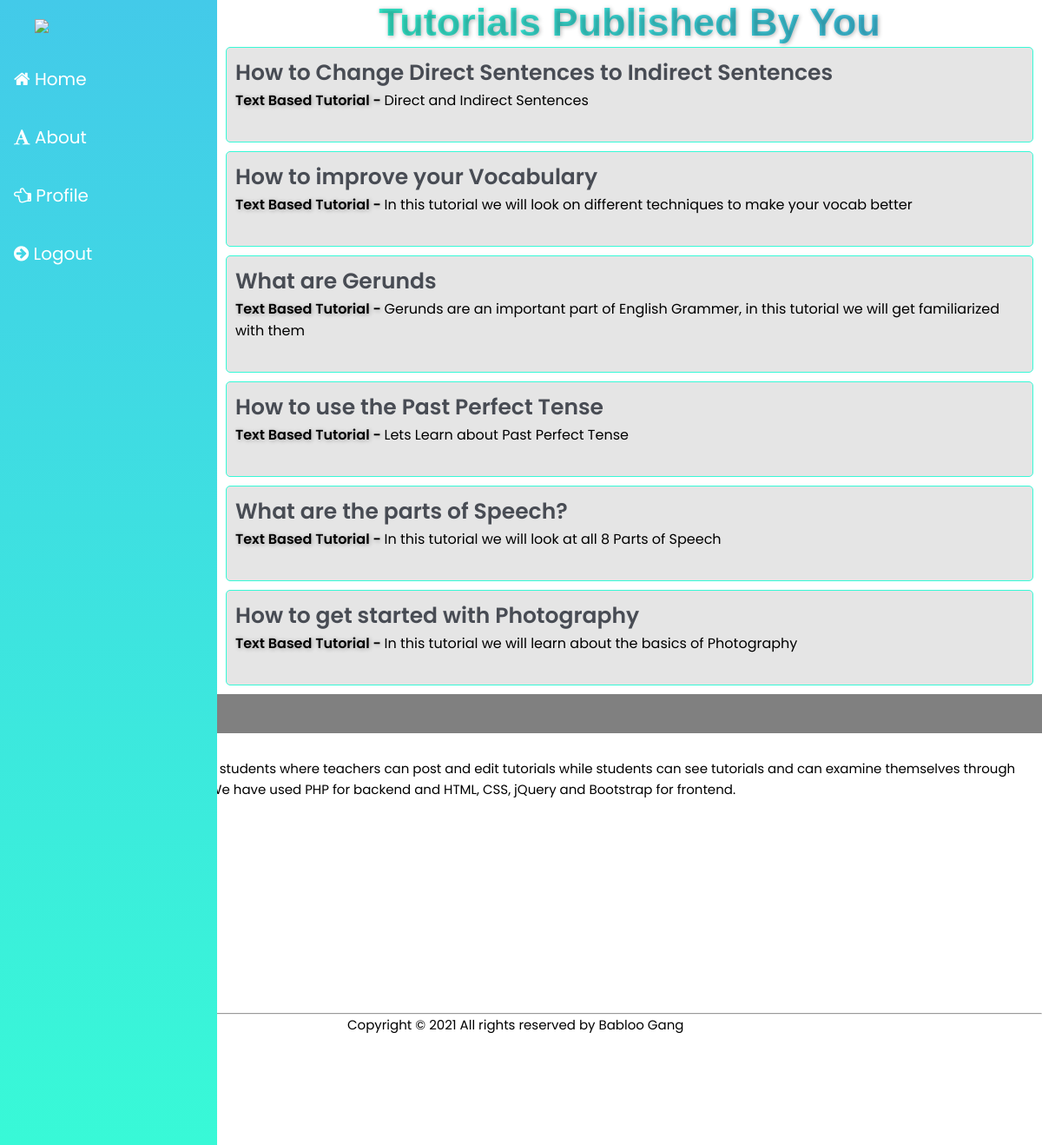
The page /Views/publishedTutorials.php (signed in) on the database its author committed.
### tables this page shows
CREATE TABLE `tutorial` ( `id` INT NOT NULL AUTO_INCREMENT , `category_id` INT NOT NULL , `instructor` VARCHAR(100) NOT NULL , `title` VARCHAR(100) NOT NULL , `description` VARCHAR(1000) NOT NULL , `video` VARCHAR(100) NULL , PRIMARY KEY (`id`));

### Models/TutorialModel.php (called while the page is built, shortened)
<?php
	require_once "DBconfig.php";
	function getTutorialsByTeacherEmail($email){
		global $database_connection;
		$sql_query         = "SELECT * FROM tutorial WHERE instructor='$email' ORDER BY id DESC";
		$sql_query_execute = mysqli_query($database_connection, $sql_query);
		return $sql_query_execute;
	}
?>

### Views/publishedTutorials.php (the view, shortened to what this page needs)
<?php
  if(isset($_SESSION['current_teacher_email']) && isset($_SESSION['current_teacher_username'])){
    $email    = $_SESSION["current_teacher_email"];
  }
  else{
    header("location: login.php?notloggedin=true");
  }
  require_once "../Models/TutorialModel.php";
  $instructor_Tutorials = getTutorialsByTeacherEmail($email);
?>
<!DOCTYPE html>
<html>
<head>
  <link rel="stylesheet" href="https://cdnjs.cloudflare.com/ajax/libs/font-awesome/4.7.0/css/font-awesome.min.css">
    <link rel="stylesheet" href="../assets/css/style.css">
    <link rel="stylesheet" href="../assets/css/ViewTutorials.css">
</head>
<body>
  <div class="sidenav">
    <img class="logo" src="https://www.concordia.ca/content/dam/common/icons/303x242/graduate-students.png">
    <br><br>
    <a href="/webproject"><i class="fa fa-home"></i> Home</a>
    <br>
    <a href="about.php"><i class="fa fa-font"></i> About</a>
    <br>
    <a href="login.php"><i class="fa fa-hand-o-left"></i> Profile</a>
    <br>
    <a href="teacherLogout.php"><i class="fa fa-arrow-circle-right"></i> Logout</a>
    <br>
  </div>
<div class="main ">
  <h1 align="center">
    <span class="multi-text">Tutorials Published By You</span>
  </h1>
  <?php
  echo "<ol>";
  while($tutorial = $instructor_Tutorials->fetch_assoc()) {
      echo "<li class='card'>";
      echo "<a href='tutorial.php?id=" . $tutorial["id"] . "'>" . $tutorial["title"] . "</a><br>";
      if($tutorial["video"]){
      echo "<p><span class='type'>Video Based Tutorial - </span> " . $tutorial["description"] ."</p>";
      }
      else{
        echo "<p><span class='type'>Text Based Tutorial - </span>"  . $tutorial["description"] ."</p>";
      }
        echo "<br></li>";
  }
  echo "</ol>"
  ?>
</div>
  <footer class="site-footer">
      <div class="container">
        <div class="row">
          <div class="col-sm-12 col-md-6">
            <h6>About our Project</h6>
            <p class="text-justify">Our project is tutoring website for students where teachers can post and edit tutorials while students can see tutorials and can examine themselves through quizes. It is managed by Admin. We have used PHP for backend and HTML, CSS, jQuery and Bootstrap for frontend.</p>
          </div>
          <div class="col-xs-6 col-md-3">
            <h6>Contact Information</h6>
            <ul>
              <p>SEECS</p>
              <p>NUST, H12 Campus</p>
              <p>ISLAMABAD</p>
            </ul>
          </div>
          <br><br><br>
          <div class="col-xs-6 col-md-3"><br>
            <ul>
              <p>BESE9B</p>
              <p>Batch'2k18</p>
            </ul>
          </div>
        </div>
        <hr>
      </div>
      <div class="container">
        <div class="row">
          <div class="col-md-8 col-sm-6 col-xs-12">
            <p class="copyright-text">Copyright &copy; 2021 All rights reserved by Babloo Gang
            </p>
          </div>
        </div>
      </div>
</footer>
</body>
</html>

### assets/css/style.css (style rules this page uses)
ul, ol { margin: 0px; padding: 0px; list-style-type: none; }
* { margin: 0; padding: 0; box-sizing: border-box; user-select: none; }
body { background-image: url("https://images.unsplash.com/photo-1486312338219-ce68d2c6f44d?ixid=MXwxMjA3fDB8MHxzZWFyY2h8MTB8fG9ubGluZSUyMGxlYXJuaW5nfGVufDB8fDB8&ixlib=rb-1.2.1&auto=format&fit=crop&w=500&q=60"); background-position: center; background-size: cover; height: 100vh; }
label,span,h2 { text-shadow: 1px 1px 5px rgba(0,0,0,0.3); }
.site-footer { background-color: grey; padding:45px 0 20px; font-size:15px; line-height:24px; color:black; }
.site-footer h6 { color:#fff; font-size:16px; text-transform:uppercase; margin-top:5px; letter-spacing:2px }
.copyright-text { margin-left:400px; }

### assets/css/ViewTutorials.css (style rules this page uses)
* { box-sizing: border-box; }
body { background-color: #ffffff; }
.logo { position: relative; left:40px; width:150px; }
.sidenav { height: 100%; width: 250px; position: fixed; z-index: 1; top: 0; left: 0; background: linear-gradient(#43cae9 0%, #38f9d7 100%); overflow-x: hidden; padding-top: 20px; }
.sidenav a { padding: 6px 8px 6px 16px; text-decoration: none; font-size: 20px; color:#ffffff; display: block; }
.multi-text { font-family: 'Montserrat',sans-serif; font-size: 45px; padding:30px 0; color: #1F2833; text-align: center; background-image: linear-gradient(to left, #43cae9 0%, #38f9d7 100%); -webkit-background-clip: text; -moz-background-clip: text; background-clip: text; color: transparent; }
.container { position: relative; display: inline-block; float: left; margin: 0; width:100%; background: white; min-height: 150px; }

### Views/publishedTutorials.php (style rules this page uses)
body { font-family: "Poppins", sans-serif; background-color: white; }
.logo { position: relative; left:40px; width:150px; }
.main { margin-left: 250px; padding: 0px 10px; color: black; }
.multi-text { background-image: linear-gradient(to left, #43cae9 0%, #38f9d7 100%); -webkit-background-clip: text; -moz-background-clip: text; background-clip: text; color: transparent; }
.sidenav { height: 100%; width: 250px; position: fixed; z-index: 1; top: 0; left: 0; background: linear-gradient(#43cae9 0%, #38f9d7 100%); overflow-x: hidden; padding-top: 20px; }
.sidenav a { padding: 6px 8px 6px 16px; text-decoration: none; font-size: 20px; color:#ffffff; display: block; }
.card { border: 1px solid #38f9d7; border-radius: 5px; background-color: rgba(0, 0, 0, 0.1); padding: 10px; margin-bottom: 10px; }
.card a { font-size: 25px; text-decoration: none; font-weight: 600; color: #484c54 }
.type { font-weight: 600; color: #000000; }

### rows shown on the page
tutorial: title "How to Change Direct Sentences to Indirect Sentences", description "Direct and Indirect Sentences"
tutorial: title "How to improve your Vocabulary", description "In this tutorial we will look on different techniques to make your vocab better"
tutorial: title "What are Gerunds", description "Gerunds are an important part of English Grammer, in this tutorial we will get familiarized with them"
tutorial: title "How to use the Past Perfect Tense", description "Lets Learn about Past Perfect Tense"
tutorial: title "What are the parts of Speech?", description "In this tutorial we will look at all 8 Parts of Speech"
tutorial: title "How to get started with Photography", description "In this tutorial we will learn about the basics of Photography"
